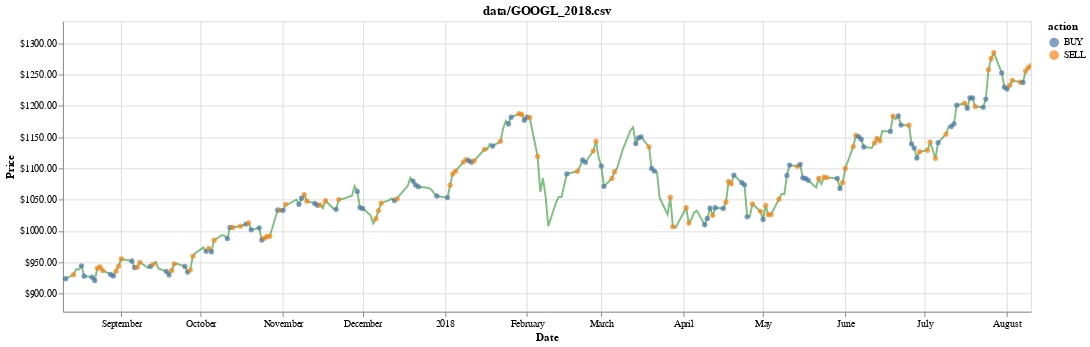

Source (notebook cell):
### Markdown cell above
## Plotting the evaluation actions

### Code cell
val_result, history = evaluate_model(agent, val_data, window_size, debug)
show_eval_result(model_name, val_result, initial_offset)
chart = visualize(df, history)
chart

### Figure 1 — Vega-Lite specification as saved in the notebook (floating-point values rounded to 4 significant figures; data arrays with more than 128 entries replaced by an {"elided": "..."} marker saying what was removed)
{"$schema": "https://vega.github.io/schema/vega-lite/v2.6.0.json", "config": {"view": {"height": 300, "width": 400}}, "datasets": {"data-c2d2a4e04dd28ffdd8f7341b043bb2af": {"elided": "253 records"}}, "height": 300, "layer": [{"data": {"name": "data-c2d2a4e04dd28ffdd8f7341b043bb2af"}, "encoding": {"x": {"field": "date", "type": "temporal"}, "y": {"axis": {"format": "$.2f", "title": "Price"}, "field": "position", "scale": {"clamp": true, "domain": [870.9, 1336.0]}, "type": "quantitative"}}, "mark": {"color": "green", "opacity": 0.5, "type": "line"}, "selection": {"selector064": {"bind": "scales", "encodings": ["x"], "mark": {"fill": "#333", "fillOpacity": 0.125, "stroke": "white"}, "on": "[mousedown, window:mouseup] > window:mousemove!", "resolve": "global", "translate": "[mousedown, window:mouseup] > window:mousemove!", "type": "interval", "zoom": "wheel!"}}}, {"data": {"name": "data-c2d2a4e04dd28ffdd8f7341b043bb2af"}, "encoding": {"color": {"field": "action", "type": "nominal"}, "x": {"axis": {"title": "Date"}, "field": "date", "type": "temporal"}, "y": {"axis": {"format": "$.2f", "title": "Price"}, "field": "position", "scale": {"clamp": true, "domain": [870.9, 1336.0]}, "type": "quantitative"}}, "mark": {"filled": true, "type": "point"}, "selection": {"selector065": {"bind": "scales", "encodings": ["x"], "mark": {"fill": "#333", "fillOpacity": 0.125, "stroke": "white"}, "on": "[mousedown, window:mouseup] > window:mousemove!", "resolve": "global", "translate": "[mousedown, window:mouseup] > window:mousemove!", "type": "interval", "zoom": "wheel!"}}, "transform": [{"filter": "(datum.action !== 'HOLD')"}]}], "title": "data/GOOGL_2018.csv", "width": 1000}
